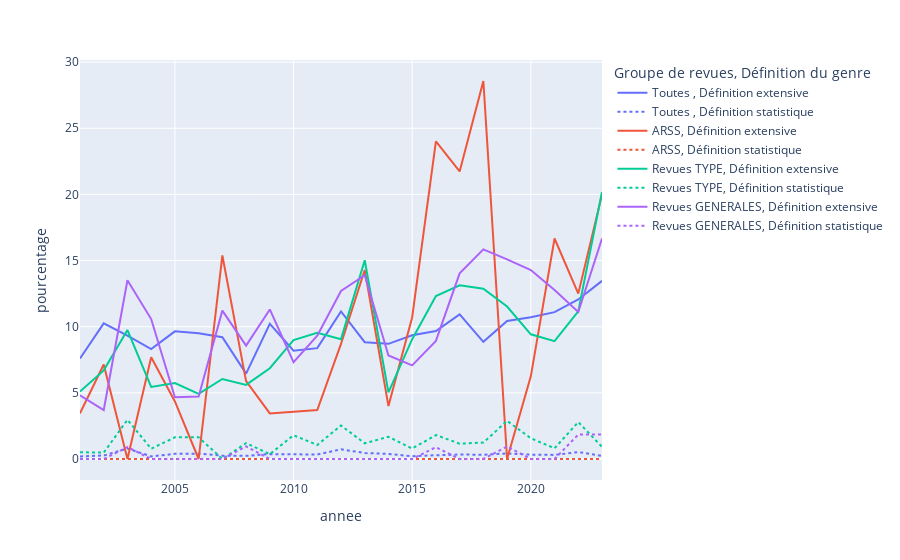

Here is the notebook cell this chart was saved with:
### Code cell
fig

### Figure 1 — Plotly figure (JSON) as saved in the notebook; plotly's stock layout.template omitted (floating-point values rounded to 4 significant figures)
{"data": [{"hovertemplate": "Groupe de revues=Toutes <br>Définition du genre=Définition extensive<br>annee=%{x}<br>pourcentage=%{y}<extra></extra>", "legendgroup": "Toutes , Définition extensive", "line": {"color": "#636efa", "dash": "solid"}, "marker": {"symbol": "circle"}, "mode": "lines", "name": "Toutes , Définition extensive", "orientation": "v", "showlegend": true, "type": "scatter", "x": [2001, 2002, 2003, 2004, 2005, 2006, 2007, 2008, 2009, 2010, 2011, 2012, 2013, 2014, 2015, 2016, 2017, 2018, 2019, 2020, 2021, 2022, 2023], "xaxis": "x", "y": [7.601, 10.25, 9.319, 8.312, 9.65, 9.513, 9.206, 6.45, 10.21, 8.185, 8.379, 11.16, 8.828, 8.703, 9.347, 9.677, 10.93, 8.86, 10.44, 10.72, 11.1, 12.06, 13.46], "yaxis": "y"}, {"hovertemplate": "Groupe de revues=Toutes <br>Définition du genre=Définition statistique<br>annee=%{x}<br>pourcentage=%{y}<extra></extra>", "legendgroup": "Toutes , Définition statistique", "line": {"color": "#636efa", "dash": "dot"}, "marker": {"symbol": "circle"}, "mode": "lines", "name": "Toutes , Définition statistique", "orientation": "v", "showlegend": true, "type": "scatter", "x": [2001, 2002, 2003, 2004, 2005, 2006, 2007, 2008, 2009, 2010, 2011, 2012, 2013, 2014, 2015, 2016, 2017, 2018, 2019, 2020, 2021, 2022, 2023], "xaxis": "x", "y": [0.1974, 0.2629, 0.7885, 0.1963, 0.3886, 0.4011, 0.2529, 0.2389, 0.3697, 0.3465, 0.3403, 0.7324, 0.4527, 0.3802, 0.2105, 0.2823, 0.3377, 0.3222, 0.4209, 0.3319, 0.3084, 0.5242, 0.2301], "yaxis": "y"}, {"hovertemplate": "Groupe de revues=ARSS<br>Définition du genre=Définition extensive<br>annee=%{x}<br>pourcentage=%{y}<extra></extra>", "legendgroup": "ARSS, Définition extensive", "line": {"color": "#EF553B", "dash": "solid"}, "marker": {"symbol": "circle"}, "mode": "lines", "name": "ARSS, Définition extensive", "orientation": "v", "showlegend": true, "type": "scatter", "x": [2001, 2002, 2003, 2004, 2005, 2006, 2007, 2008, 2009, 2010, 2011, 2012, 2013, 2014, 2015, 2016, 2017, 2018, 2019, 2020, 2021, 2022, 2023], "xaxis": "x", "y": [3.448, 7.143, 0, 7.692, 4.348, 0, 15.38, 5.882, 3.448, 3.571, 3.704, 8.696, 14.29, 4, 10.71, 24, 21.74, 28.57, 0, 6.25, 16.67, 12.5, 20], "yaxis": "y"}, {"hovertemplate": "Groupe de revues=ARSS<br>Définition du genre=Définition statistique<br>annee=%{x}<br>pourcentage=%{y}<extra></extra>", "legendgroup": "ARSS, Définition statistique", "line": {"color": "#EF553B", "dash": "dot"}, "marker": {"symbol": "circle"}, "mode": "lines", "name": "ARSS, Définition statistique", "orientation": "v", "showlegend": true, "type": "scatter", "x": [2001, 2002, 2003, 2004, 2005, 2006, 2007, 2008, 2009, 2010, 2011, 2012, 2013, 2014, 2015, 2016, 2017, 2018, 2019, 2020, 2021, 2022, 2023], "xaxis": "x", "y": [0, 0, 0, 0, 0, 0, 0, 0, 0, 0, 0, 0, 0, 0, 0, 0, 0, 0, 0, 0, 0, 0, 0], "yaxis": "y"}, {"hovertemplate": "Groupe de revues=Revues TYPE<br>Définition du genre=Définition extensive<br>annee=%{x}<br>pourcentage=%{y}<extra></extra>", "legendgroup": "Revues TYPE, Définition extensive", "line": {"color": "#00cc96", "dash": "solid"}, "marker": {"symbol": "circle"}, "mode": "lines", "name": "Revues TYPE, Définition extensive", "orientation": "v", "showlegend": true, "type": "scatter", "x": [2001, 2002, 2003, 2004, 2005, 2006, 2007, 2008, 2009, 2010, 2011, 2012, 2013, 2014, 2015, 2016, 2017, 2018, 2019, 2020, 2021, 2022, 2023], "xaxis": "x", "y": [5.102, 6.699, 9.746, 5.447, 5.738, 4.918, 6.048, 5.6, 6.859, 8.993, 9.541, 9.058, 15.02, 5.034, 9.055, 12.32, 13.13, 12.86, 11.52, 9.424, 8.907, 11.16, 20.18], "yaxis": "y"}, {"hovertemplate": "Groupe de revues=Revues TYPE<br>Définition du genre=Définition statistique<br>annee=%{x}<br>pourcentage=%{y}<extra></extra>", "legendgroup": "Revues TYPE, Définition statistique", "line": {"color": "#00cc96", "dash": "dot"}, "marker": {"symbol": "circle"}, "mode": "lines", "name": "Revues TYPE, Définition statistique", "orientation": "v", "showlegend": true, "type": "scatter", "x": [2001, 2002, 2003, 2004, 2005, 2006, 2007, 2008, 2009, 2010, 2011, 2012, 2013, 2014, 2015, 2016, 2017, 2018, 2019, 2020, 2021, 2022, 2023], "xaxis": "x", "y": [0.5102, 0.4785, 2.966, 0.7782, 1.639, 1.639, 0, 1.2, 0.361, 1.799, 1.06, 2.536, 1.186, 1.678, 0.7874, 1.812, 1.158, 1.245, 2.881, 1.571, 0.8097, 2.791, 0.9174], "yaxis": "y"}, {"hovertemplate": "Groupe de revues=Revues GENERALES<br>Définition du genre=Définition extensive<br>annee=%{x}<br>pourcentage=%{y}<extra></extra>", "legendgroup": "Revues GENERALES, Définition extensive", "line": {"color": "#ab63fa", "dash": "solid"}, "marker": {"symbol": "circle"}, "mode": "lines", "name": "Revues GENERALES, Définition extensive", "orientation": "v", "showlegend": true, "type": "scatter", "x": [2001, 2002, 2003, 2004, 2005, 2006, 2007, 2008, 2009, 2010, 2011, 2012, 2013, 2014, 2015, 2016, 2017, 2018, 2019, 2020, 2021, 2022, 2023], "xaxis": "x", "y": [4.819, 3.704, 13.51, 10.58, 4.673, 4.717, 11.21, 8.571, 11.3, 7.317, 9.322, 12.7, 13.89, 7.826, 7.08, 8.929, 14.04, 15.84, 15.09, 14.29, 12.77, 11.11, 16.67], "yaxis": "y"}, {"hovertemplate": "Groupe de revues=Revues GENERALES<br>Définition du genre=Définition statistique<br>annee=%{x}<br>pourcentage=%{y}<extra></extra>", "legendgroup": "Revues GENERALES, Définition statistique", "line": {"color": "#ab63fa", "dash": "dot"}, "marker": {"symbol": "circle"}, "mode": "lines", "name": "Revues GENERALES, Définition statistique", "orientation": "v", "showlegend": true, "type": "scatter", "x": [2001, 2002, 2003, 2004, 2005, 2006, 2007, 2008, 2009, 2010, 2011, 2012, 2013, 2014, 2015, 2016, 2017, 2018, 2019, 2020, 2021, 2022, 2023], "xaxis": "x", "y": [0, 0, 0.9009, 0, 0, 0, 0, 0.9524, 0, 0, 0, 0, 0, 0, 0, 0.8929, 0, 0, 0.9434, 0, 0, 1.852, 1.852], "yaxis": "y"}], "layout": {"legend": {"title": {"text": "Groupe de revues, Définition du genre"}, "tracegroupgap": 0}, "margin": {"t": 60}, "xaxis": {"anchor": "y", "domain": [0, 1], "title": {"text": "annee"}}, "yaxis": {"anchor": "x", "domain": [0, 1], "title": {"text": "pourcentage"}}}}
